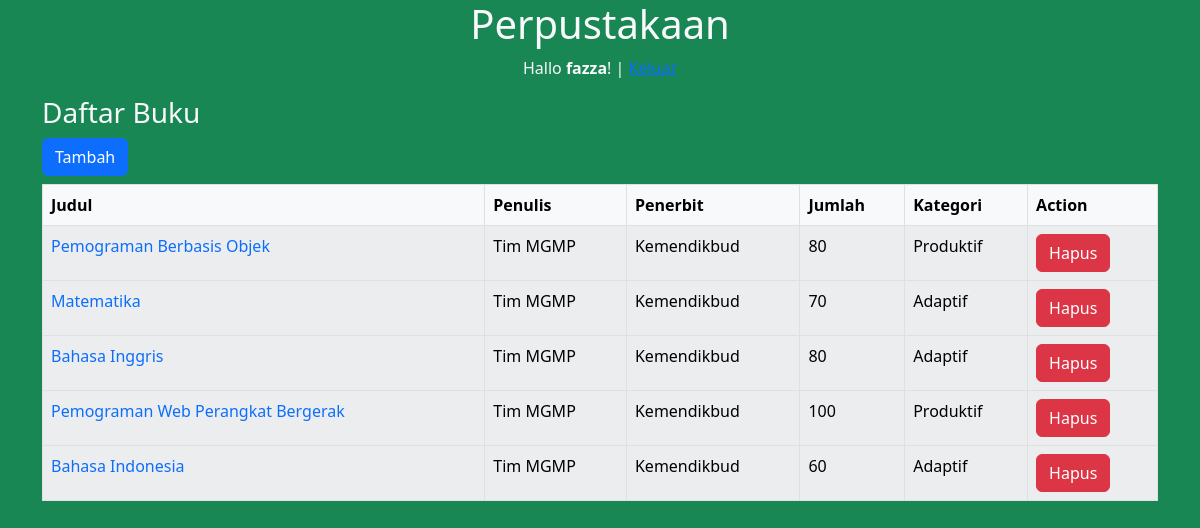
The app's page /buku/ (signed in) with its own data.
### perpustakaan/models.py (models this page shows)
class Buku(models.Model):
    judul = models.CharField(max_length=50)
    penulis = models.CharField(max_length=40)
    penerbit = models.CharField(max_length=40)
    jumlah = models.IntegerField(null=True)
    kelompok_id = models.ForeignKey(
        Kelompok, on_delete=models.CASCADE, null=True)
    def __str__(self):
        return self.judul

class Kelompok(models.Model):
    nama = models.CharField(max_length=9)
    keterangan = models.TextField()
    def __str__(self):
        return self.nama

### perpustakaan/views.py (the view)
# urls.py: path('buku/', buku, name='buku'),
@login_required(login_url=settings.LOGIN_URL)
def buku(request):
    books = Buku.objects.all()
    konteks = {
        'books': books,
    }
    return render(request, 'buku.html', konteks)

### perpustakaan/templates/buku.html (shortened to what this page needs)
{% extends 'base.html' %}
{% block content %}
    <div class="container">
        <h3>Daftar Buku</h3>
        <h4><a href="{% url 'tambah_buku' %}" class="btn btn-primary">Tambah</a></h4>
        <div class="row">
            <div class="col-md-12">
                <table class="table table-light table-bordered table-hover table-striped">
                    <thead>
                        <tr>
                            <th scope="col">Judul</th>
                            <th scope="col">Penulis</th>
                            <th scope="col">Penerbit</th>
                            <th scope="col">Jumlah</th>
                            <th scope="col">Kategori</th>
                            <th scope="col">Action</th>
                        </tr>
                    </thead>
                    {% for buku in books %}
                    <tbody>
                        <tr>
                            <td><a href="{% url 'ubah_buku' buku.id %}" style="text-decoration: none;">{{ buku }}</a></td>
                            <td>{{ buku.penulis }}</td>
                            <td>{{ buku.penerbit }}</td>
                            <td>{{ buku.jumlah }}</td>
                            <td>{{ buku.kelompok_id }}</td>
                            <td>
                                <button type="button" class="btn btn-danger" data-bs-toggle="modal" data-bs-target="#hapus-{{ buku.id }}">
                                    Hapus
                                </button>
                            </td>
                        </tr>
                    </tbody>
                    {% endfor %}
                </table>
            </div>
        </div>
    </div>
{% endblock %}

### templates/base.html (shortened to what this page needs)
{% load static %}
<!doctype html>
<html lang="en">
<head>
    <link href="{% static 'css/bootstrap.min.css' %}" rel="stylesheet">
</head>
<body class="bg-success text-light">
    {% include 'judul.html' %}
    {% block content %}
    {% endblock %}
</body>
</html>

### templates/judul.html
<center>
    <h1>Perpustakaan</h1>
    {% if user.is_authenticated %}
        <p>Hallo <strong>{{ user }}</strong>! | <a href="{% url 'keluar' %}">Keluar</a></p>
    {% endif %}
</center>

### records on screen
Buku: judul "Pemograman Berbasis Objek", penulis "Tim MGMP", penerbit "Kemendikbud", jumlah "80", kelompok_id "Produktif"
Buku: judul "Matematika", penulis "Tim MGMP", penerbit "Kemendikbud", jumlah "70", kelompok_id "Adaptif"
Buku: judul "Bahasa Inggris", penulis "Tim MGMP", penerbit "Kemendikbud", jumlah "80", kelompok_id "Adaptif"
Buku: judul "Pemograman Web Perangkat Bergerak", penulis "Tim MGMP", penerbit "Kemendikbud", jumlah "100", kelompok_id "Produktif"
Buku: judul "Bahasa Indonesia", penulis "Tim MGMP", penerbit "Kemendikbud", jumlah "60", kelompok_id "Adaptif"

### other values on screen
{{ user }} "fazza"
